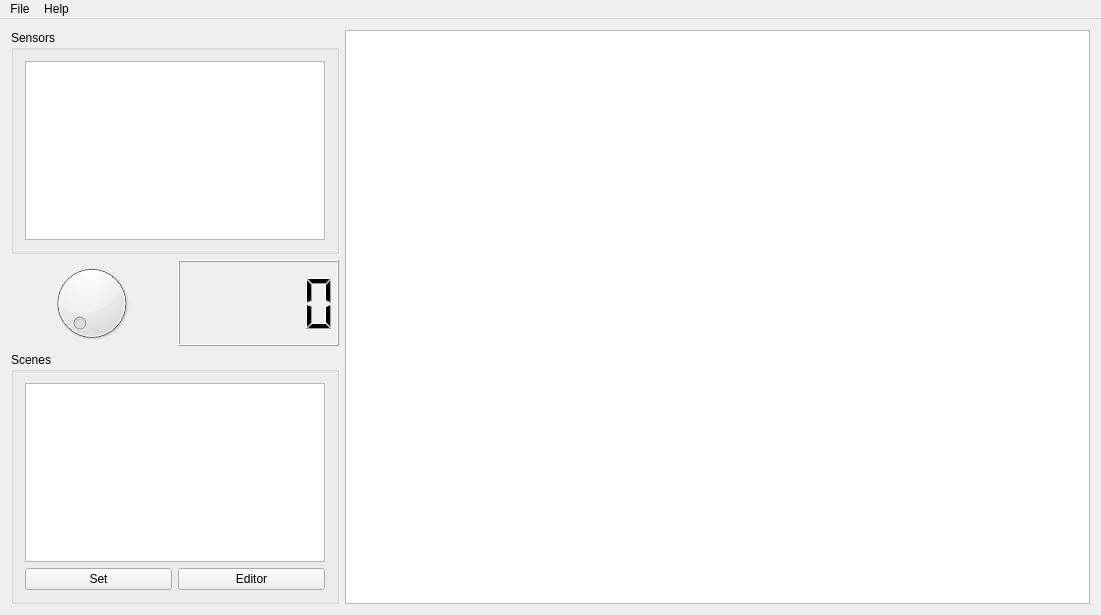
<?xml version="1.0" encoding="UTF-8"?>
<ui version="4.0">
 <class>MainWindow</class>
 <widget class="QMainWindow" name="MainWindow">
  <property name="geometry">
   <rect>
    <x>0</x>
    <y>0</y>
    <width>1101</width>
    <height>615</height>
   </rect>
  </property>
  <property name="windowTitle">
   <string>SpaGUIController</string>
  </property>
  <widget class="QWidget" name="centralWidget">
   <layout class="QHBoxLayout" name="horizontalLayout">
    <item>
     <layout class="QVBoxLayout" name="verticalLayout">
      <item>
       <widget class="QGroupBox" name="groupBox_Sensors">
        <property name="title">
         <string>Sensors</string>
        </property>
        <layout class="QVBoxLayout" name="verticalLayout_Sensors">
         <item>
          <widget class="QListWidget" name="listWidget_Sensors">
           <property name="sizePolicy">
            <sizepolicy hsizetype="Maximum" vsizetype="Expanding">
             <horstretch>0</horstretch>
             <verstretch>0</verstretch>
            </sizepolicy>
           </property>
           <property name="minimumSize">
            <size>
             <width>300</width>
             <height>0</height>
            </size>
           </property>
           <property name="font">
            <font>
             <pointsize>14</pointsize>
            </font>
           </property>
           <property name="selectionRectVisible">
            <bool>false</bool>
           </property>
          </widget>
         </item>
        </layout>
       </widget>
      </item>
      <item>
       <layout class="QHBoxLayout" name="horizontalLayout_Dial">
        <item>
         <widget class="QDial" name="dial">
          <property name="minimum">
           <number>0</number>
          </property>
          <property name="maximum">
           <number>1000</number>
          </property>
         </widget>
        </item>
        <item>
         <widget class="QLCDNumber" name="lcdNumber"/>
        </item>
       </layout>
      </item>
      <item>
       <widget class="QGroupBox" name="groupBox_Scenes">
        <property name="title">
         <string>Scenes</string>
        </property>
        <layout class="QVBoxLayout" name="verticalLayout_Scenes">
         <item>
          <widget class="QListWidget" name="listWidget_Scenes">
           <property name="sizePolicy">
            <sizepolicy hsizetype="Maximum" vsizetype="Maximum">
             <horstretch>0</horstretch>
             <verstretch>0</verstretch>
            </sizepolicy>
           </property>
           <property name="minimumSize">
            <size>
             <width>300</width>
             <height>0</height>
            </size>
           </property>
          </widget>
         </item>
         <item>
          <layout class="QHBoxLayout" name="horizontalLayout_Scenes_Buttons">
           <item>
            <widget class="QPushButton" name="pushButton_ScenesSet">
             <property name="text">
              <string>Set</string>
             </property>
            </widget>
           </item>
           <item>
            <widget class="QPushButton" name="pushButton_ScenesEditor">
             <property name="text">
              <string>Editor</string>
             </property>
            </widget>
           </item>
          </layout>
         </item>
        </layout>
       </widget>
      </item>
     </layout>
    </item>
    <item>
     <widget class="QGraphicsView" name="graphicsView">
      <property name="sizePolicy">
       <sizepolicy hsizetype="Expanding" vsizetype="Expanding">
        <horstretch>0</horstretch>
        <verstretch>0</verstretch>
       </sizepolicy>
      </property>
     </widget>
    </item>
   </layout>
  </widget>
  <widget class="QMenuBar" name="menuBar">
   <property name="geometry">
    <rect>
     <x>0</x>
     <y>0</y>
     <width>1101</width>
     <height>21</height>
    </rect>
   </property>
   <widget class="QMenu" name="menuAbout">
    <property name="title">
     <string>Help</string>
    </property>
    <addaction name="action_About"/>
   </widget>
   <widget class="QMenu" name="menu">
    <property name="title">
     <string>File</string>
    </property>
    <addaction name="action_Export_Scenes"/>
    <addaction name="action_Import_Scenes"/>
    <addaction name="separator"/>
    <addaction name="action_Exit"/>
   </widget>
   <addaction name="menu"/>
   <addaction name="menuAbout"/>
  </widget>
  <action name="action_About">
   <property name="text">
    <string>About</string>
   </property>
  </action>
  <action name="action_Exit">
   <property name="text">
    <string>Exit</string>
   </property>
  </action>
  <action name="action_Export_Scenes">
   <property name="text">
    <string>Export Scenes</string>
   </property>
   <property name="toolTip">
    <string>Export scenes data file</string>
   </property>
  </action>
  <action name="action_Import_Scenes">
   <property name="text">
    <string>Import Scenes</string>
   </property>
   <property name="toolTip">
    <string>Import scenes data file</string>
   </property>
  </action>
 </widget>
 <layoutdefault spacing="6" margin="11"/>
 <resources/>
 <connections>
  <connection>
   <sender>action_Exit</sender>
   <signal>triggered()</signal>
   <receiver>MainWindow</receiver>
   <slot>close()</slot>
   <hints>
    <hint type="sourcelabel">
     <x>-1</x>
     <y>-1</y>
    </hint>
    <hint type="destinationlabel">
     <x>550</x>
     <y>307</y>
    </hint>
   </hints>
  </connection>
 </connections>
</ui>
